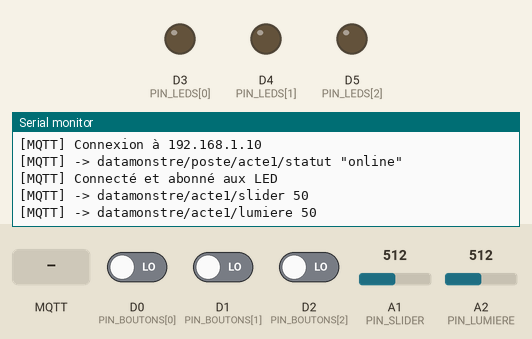
Recording of a sketch running on a simulated Arduino MKR. On the bench: output pins drawn as LEDs (lit = HIGH), the last lines printed to the serial monitor. The test bench sets the inputs (shaded band); at power-on: D0 (PIN_BOUTONS[0]) LOW, D1 (PIN_BOUTONS[1]) LOW, D2 (PIN_BOUTONS[2]) LOW, A1 (PIN_SLIDER) = 512, A2 (PIN_LUMIERE) = 512. WiFi joins after 1.5 s; servers stay silent unless stated; no MQTT or app messages arrive unless stated.

Above: at 2.7 s.
2.8 s: D0 (PIN_BOUTONS[0]) driven HIGH
At 4.0 s:
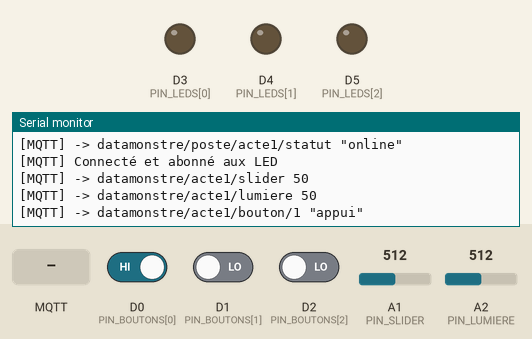
4.3 s: MQTT message "Acte 1 :" arrives on the first subscribed topic
At 4.7 s:
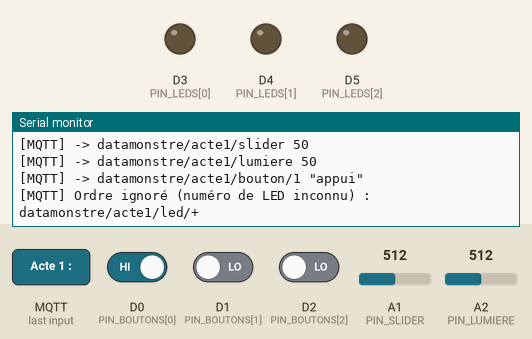

Measured:
- after the input at 2.8 s, the serial monitor: prints a new line after 0.05 s (image 1)
- after the input at 4.3 s, the serial monitor: prints a new line at once (image 2)

The sketch:

acte1.ino
```cpp
// Poste de l'Acte 1 : "Alerte surcharge" (tutoriel)
// Carte : Arduino MKR WiFi 1010 + MKR Connector Carrier (modules Grove)
//
// Rôle de la carte (voir docs/mqtt.md) : elle envoie des faits bruts, le backend décide.
//   Capteurs   -> datamonstre/acte1/badge, /bouton/1 à 3, /slider, /lumiere
//   Actionneurs <- datamonstre/acte1/led/1 à 3 ("on" / "off")
//   Statut     -> datamonstre/poste/acte1/statut ("online", Last Will "offline")
//
// Bibliothèques (IDE Arduino 2) : WiFiNINA, ArduinoMqttClient
// Avant de téléverser : copier iot/secrets.example.h en iot/acte1/secrets.h et le remplir.

#include <WiFiNINA.h>
#include <ArduinoMqttClient.h>
#include "secrets.h"

// ---------------------------------------------------------------------------
// Câblage (à adapter au branchement réel sur le Connector Carrier)
// ---------------------------------------------------------------------------
const int NB_BOUTONS = 3;                                // docs/mqtt.md §9 : 3 boutons (à valider)
const int PIN_BOUTONS[NB_BOUTONS] = { 0, 1, 2 };      // boutons Grove : connecteurs 0, 1, 2
const int PIN_LEDS[NB_BOUTONS]    = { 3, 4, 5 };      // LED Grove : connecteurs 3, 4, D5/D6
const int PIN_SLIDER  = A1;                              // potentiomètre rectiligne Grove
const int PIN_LUMIERE = A2;                              // capteur de lumière Grove
// Lecteur RFID Grove 125 kHz : port "SERIAL" du Carrier (Serial1, 9600 bauds)

// ---------------------------------------------------------------------------
// Réglages (docs/mqtt.md §3)
// ---------------------------------------------------------------------------
const int SEUIL_VARIATION = 5;              // on n'envoie que si la valeur bouge de plus de 5
const unsigned long INTERVALLE_MIN = 200;   // max 5 messages par seconde par capteur
const unsigned long ANTI_REBOND = 50;       // ms, pour les boutons
const unsigned long DELAI_MEME_BADGE = 2000; // le lecteur répète le badge tant qu'il est posé
const unsigned long DELAI_RECONNEXION = 5000;

const char* CLIENT_ID     = "poste-acte1";  // unique par client (docs/mqtt.md §6)
const char* TOPIC_STATUT  = "datamonstre/poste/acte1/statut";
const char* TOPIC_BADGE   = "datamonstre/acte1/badge";
const char* TOPIC_SLIDER  = "datamonstre/acte1/slider";
const char* TOPIC_LUMIERE = "datamonstre/acte1/lumiere";
const char* TOPIC_LEDS    = "datamonstre/acte1/led/+";

WiFiClient wifiClient;
MqttClient mqttClient(wifiClient);

// ---------------------------------------------------------------------------
// États mémorisés
// ---------------------------------------------------------------------------
int etatBouton[NB_BOUTONS];                 // dernier état stable
int lectureBouton[NB_BOUTONS];              // dernière lecture brute
unsigned long changementBouton[NB_BOUTONS];

struct CapteurAnalogique {
  int pin;
  const char* topic;
  int derniereValeur;          // -1 tant que rien n'a été envoyé
  unsigned long dernierEnvoi;
};
CapteurAnalogique slider  = { PIN_SLIDER,  TOPIC_SLIDER,  -1, 0 };
CapteurAnalogique lumiere = { PIN_LUMIERE, TOPIC_LUMIERE, -1, 0 };

char trameRfid[14];            // 0x02 + 10 car. données + 2 car. checksum + 0x03
int posRfid = -1;              // -1 : en attente du début de trame
String dernierBadge = "";
unsigned long dernierScan = 0;

unsigned long derniereTentative = 0;

// ---------------------------------------------------------------------------
// Envoi MQTT : tous les messages sont au format { "valeur": ... }
// ---------------------------------------------------------------------------
void publier(const char* topic, const String& valeurJson, bool retain, uint8_t qos) {
  if (!mqttClient.connected()) return;   // pas de file d'attente : le geste est perdu
  mqttClient.beginMessage(topic, retain, qos);
  mqttClient.print("{\"valeur\":");
  mqttClient.print(valeurJson);
  mqttClient.print("}");
  mqttClient.endMessage();
  Serial.print("[MQTT] -> ");
  Serial.print(topic);
  Serial.print(" ");
  Serial.println(valeurJson);
}

String texteJson(const String& texte) {
  return "\"" + texte + "\"";
}

// ---------------------------------------------------------------------------
// Réception des ordres du backend (LED)
// ---------------------------------------------------------------------------
void surMessage(int /* taille */) {
  String topic = mqttClient.messageTopic();
  String contenu = "";
  while (mqttClient.available()) {
    contenu += (char)mqttClient.read();
  }

  // Topic attendu : datamonstre/acte1/led/<numéro>
  int numero = topic.substring(topic.lastIndexOf('/') + 1).toInt();
  if (numero < 1 || numero > NB_BOUTONS) {
    Serial.println("[MQTT] Ordre ignoré (numéro de LED inconnu) : " + topic);
    return;
  }

  if (contenu.indexOf("\"on\"") >= 0) {
    digitalWrite(PIN_LEDS[numero - 1], HIGH);
  } else if (contenu.indexOf("\"off\"") >= 0) {
    digitalWrite(PIN_LEDS[numero - 1], LOW);
  } else {
    Serial.println("[MQTT] Ordre ignoré (valeur invalide) : " + contenu);
  }
}

// ---------------------------------------------------------------------------
// Connexions WiFi et MQTT (avec reconnexion automatique)
// ---------------------------------------------------------------------------
bool connecterWifi() {
  if (WiFi.status() == WL_CONNECTED) return true;
  Serial.print("[WiFi] Connexion à ");
  Serial.println(SECRET_WIFI_SSID);
  WiFi.begin(SECRET_WIFI_SSID, SECRET_WIFI_PASSWORD);
  if (WiFi.status() != WL_CONNECTED) {
    Serial.println("[WiFi] Échec, nouvel essai plus tard");
    return false;
  }
  Serial.print("[WiFi] Connecté, IP : ");
  Serial.println(WiFi.localIP());
  return true;
}

bool connecterMqtt() {
  mqttClient.setId(CLIENT_ID);
  mqttClient.setUsernamePassword(SECRET_MQTT_USERNAME, SECRET_MQTT_PASSWORD);

  // Testament : publié par le broker si la carte disparaît sans prévenir
  mqttClient.beginWill(TOPIC_STATUT, true, 1);
  mqttClient.print("{\"valeur\":\"offline\"}");
  mqttClient.endWill();

  Serial.print("[MQTT] Connexion à ");
  Serial.println(SECRET_MQTT_HOST);
  if (!mqttClient.connect(SECRET_MQTT_HOST, SECRET_MQTT_PORT)) {
    // -2 : refusé (souvent mauvais identifiants), -1 : broker injoignable
    Serial.print("[MQTT] Échec, code ");
    Serial.println(mqttClient.connectError());
    return false;
  }

  publier(TOPIC_STATUT, texteJson("online"), true, 1);
  // Les ordres aux LED sont "retained" : on récupère tout de suite l'état courant
  mqttClient.subscribe(TOPIC_LEDS, 1);
  Serial.println("[MQTT] Connecté et abonné aux LED");
  return true;
}

void maintenirConnexions() {
  if (WiFi.status() == WL_CONNECTED && mqttClient.connected()) return;
  if (millis() - derniereTentative < DELAI_RECONNEXION) return;
  derniereTentative = millis();
  if (connecterWifi()) connecterMqtt();
}

// ---------------------------------------------------------------------------
// Capteurs
// ---------------------------------------------------------------------------
void lireBoutons() {
  for (int i = 0; i < NB_BOUTONS; i++) {
    int lecture = digitalRead(PIN_BOUTONS[i]);
    if (lecture != lectureBouton[i]) {
      lectureBouton[i] = lecture;
      changementBouton[i] = millis();
    }
    if (millis() - changementBouton[i] > ANTI_REBOND && lecture != etatBouton[i]) {
      etatBouton[i] = lecture;
      if (lecture == HIGH) {   // bouton Grove : HIGH quand on appuie
        String topic = "datamonstre/acte1/bouton/" + String(i + 1);
        publier(topic.c_str(), texteJson("appui"), false, 1);
      }
    }
  }
}

// Valeur ramenée sur 0 à 100, envoyée seulement si elle varie de plus de 5
void lireAnalogique(CapteurAnalogique& capteur) {
  int valeur = map(analogRead(capteur.pin), 0, 1023, 0, 100);
  bool variation = capteur.derniereValeur < 0 || abs(valeur - capteur.derniereValeur) > SEUIL_VARIATION;
  if (variation && millis() - capteur.dernierEnvoi >= INTERVALLE_MIN && mqttClient.connected()) {
    capteur.derniereValeur = valeur;
    capteur.dernierEnvoi = millis();
    publier(capteur.topic, String(valeur), false, 0);
  }
}

int hexVersEntier(char c) {
  if (c >= '0' && c <= '9') return c - '0';
  if (c >= 'A' && c <= 'F') return c - 'A' + 10;
  if (c >= 'a' && c <= 'f') return c - 'a' + 10;
  return -1;
}

// Trame du lecteur Grove 125 kHz (mode UART) :
// 0x02 | 10 caractères hexa (identifiant) | 2 caractères hexa (checksum) | 0x03
void traiterTrameRfid() {
  int controle = 0;
  for (int i = 1; i <= 9; i += 2) {
    int octet = hexVersEntier(trameRfid[i]) * 16 + hexVersEntier(trameRfid[i + 1]);
    controle ^= octet;
  }
  int checksum = hexVersEntier(trameRfid[11]) * 16 + hexVersEntier(trameRfid[12]);
  if (controle != checksum) {
    Serial.println("[RFID] Trame ignorée (checksum incorrect)");
    return;
  }

  String badge = "";
  for (int i = 1; i <= 10; i++) badge += trameRfid[i];

  // Le lecteur renvoie le badge en boucle tant qu'il est posé : un seul envoi
  if (badge == dernierBadge && millis() - dernierScan < DELAI_MEME_BADGE) {
    dernierScan = millis();
    return;
  }
  dernierBadge = badge;
  dernierScan = millis();
  publier(TOPIC_BADGE, texteJson(badge), false, 1);
}

void lireRfid() {
  while (Serial1.available()) {
    char c = Serial1.read();
    if (c == 0x02) {               // début de trame
      posRfid = 0;
    }
    if (posRfid < 0) continue;
    trameRfid[posRfid++] = c;
    if (posRfid == 14) {
      if (trameRfid[13] == 0x03) traiterTrameRfid();
      posRfid = -1;
    }
  }
}

// ---------------------------------------------------------------------------
void setup() {
  Serial.begin(9600);
  Serial1.begin(9600);             // lecteur RFID

  for (int i = 0; i < NB_BOUTONS; i++) {
    pinMode(PIN_BOUTONS[i], INPUT);
    pinMode(PIN_LEDS[i], OUTPUT);
    digitalWrite(PIN_LEDS[i], LOW);   // en attente des ordres du backend
    etatBouton[i] = lectureBouton[i] = digitalRead(PIN_BOUTONS[i]);
    changementBouton[i] = 0;
  }

  mqttClient.onMessage(surMessage);
  if (connecterWifi()) connecterMqtt();   // premier essai immédiat
  derniereTentative = millis();
}

void loop() {
  maintenirConnexions();
  mqttClient.poll();               // garde la connexion vivante et reçoit les ordres

  lireBoutons();
  lireAnalogique(slider);
  lireAnalogique(lumiere);
  lireRfid();
}
```
